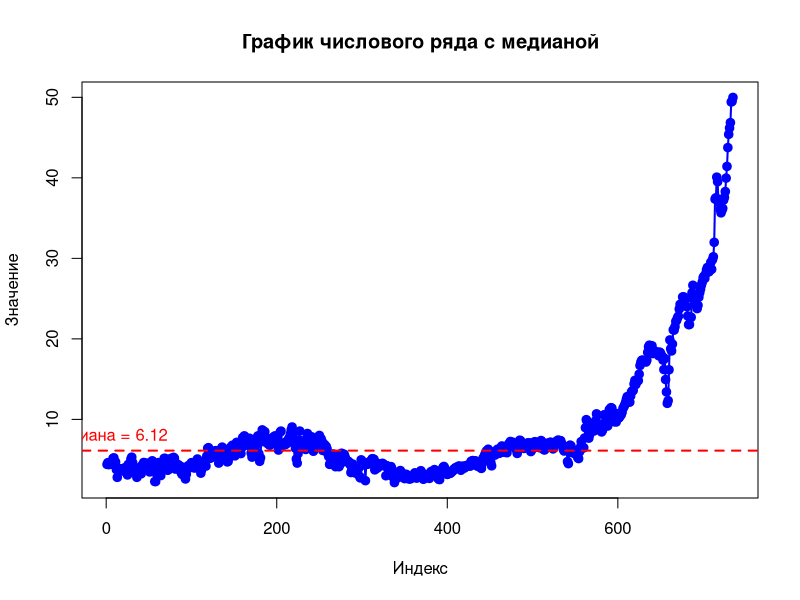

The R source for this figure:
#--------------------
# Медианный критерий
#--------------------

# Считывание данных из CSV-файла
data <- read.table("data.csv", header = TRUE, sep = "\n", dec = ",", row.names = NULL)

# Извлекаем столбец с данными
x <- data$Value

# Если x получился фактором или текстом, преобразуем его в числовой вектор
if (!is.numeric(x)) {
  x <- as.numeric(x)
}

# Вычисляем медиану ряда
med <- median(x)

# Определяем знаки для каждого элемента ряда по отношению к медиане:
# Если значение больше медианы, то "+", иначе "-"
# (Если значение равно медиане, можно оставить "-" или задать по-другому. Здесь выберем "-")
s <- ifelse(x > med, "+", "-")

# Подсчитываем число серий (runs)
# Считаем, что первая наблюдаемая группа – это первая серия,
# затем каждая смена знака определяет новую серию.
nruns <- 1 + sum(s[-1] != s[-length(s)])

# Определяем количество наблюдений и считаем n0 и n1:
# n  - общее число наблюдений
# n0 - количество чисел выше медианы
# n1 - количество чисел ниже медианы
n <- length(x)
n0 <- sum(x > med)
n1 <- sum(x < med)

# Вычисляем теоретическое среднее число серий (mean)
# по формуле: mean = 1 + ((2*n0*n1)/n)
mean_runs <- 1 + ((2 * n0 * n1) / n)

# Вычисляем стандартное отклонение (sigma)
# Формула: sigma = sqrt((2*n0*n1*(2*n0*n1 - n))/(n^2*(n - 1)))
sigma <- sqrt((2 * n0 * n1 * (2 * n0 * n1 - n)) / (n^2 * (n - 1)))

# Вычисляем поправку (correct)
# Если (nruns - mean_runs) > 0, то корректировка равна -0.5, иначе +0.5.
# (Если разность равна 0, можно задать поправку равной 0)
correct <- ifelse((nruns - mean_runs) > 0, -0.5, 0.5)

# Вычисляем z-значение по формуле:
# z = (nruns - mean_runs + correct) / sigma
z <- (nruns - mean_runs + correct) / sigma

# Определяем критическое значение z
zCritical <- qnorm(0.975)  # аналог Excel: НОРМ.СТ.ОБР(0,975)

# Проверяем гипотезу:
# Если (zCritical - z) > 0, то принимаем H0 (остатки случайны), иначе H1.
hypothesis <- ifelse(zCritical - z > 0, "H0: распределение остатков имеется", "H1: распределение остатков не имеется")

# Построение графика ряда
# Строим график числового ряда с линиями и точками, а также добавляем горизонтальную линию медианы.
plot(x, type = "o", col = "blue", pch = 19, lwd = 2,
     xlab = "Индекс", ylab = "Значение",
     main = "График числового ряда с медианой")
abline(h = med, col = "red", lwd = 2, lty = 2)  # линия медианы
text(x = 1, y = med, labels = paste("Медиана =", round(med, 2)), pos = 3, col = "red")

# Вывод результатов в консоль
cat("Медиана ряда:", med, "\n")
cat("Число наблюдений (n):", n, "\n")
cat("Количество чисел выше медианы (n0):", n0, "\n")
cat("Количество чисел ниже медианы (n1):", n1, "\n\n")

cat("Число серий (nruns):", nruns, "\n")
cat("Теоретическое среднее число серий (mean):", mean_runs, "\n")
cat("Стандартное отклонение (sigma):", sigma, "\n")
cat("Поправка (correct):", correct, "\n")
cat("z-значение:", z, "\n")
cat("Критическое значение (zCritical):", zCritical, "\n")
cat("Вывод по гипотезе:", hypothesis, "\n")
